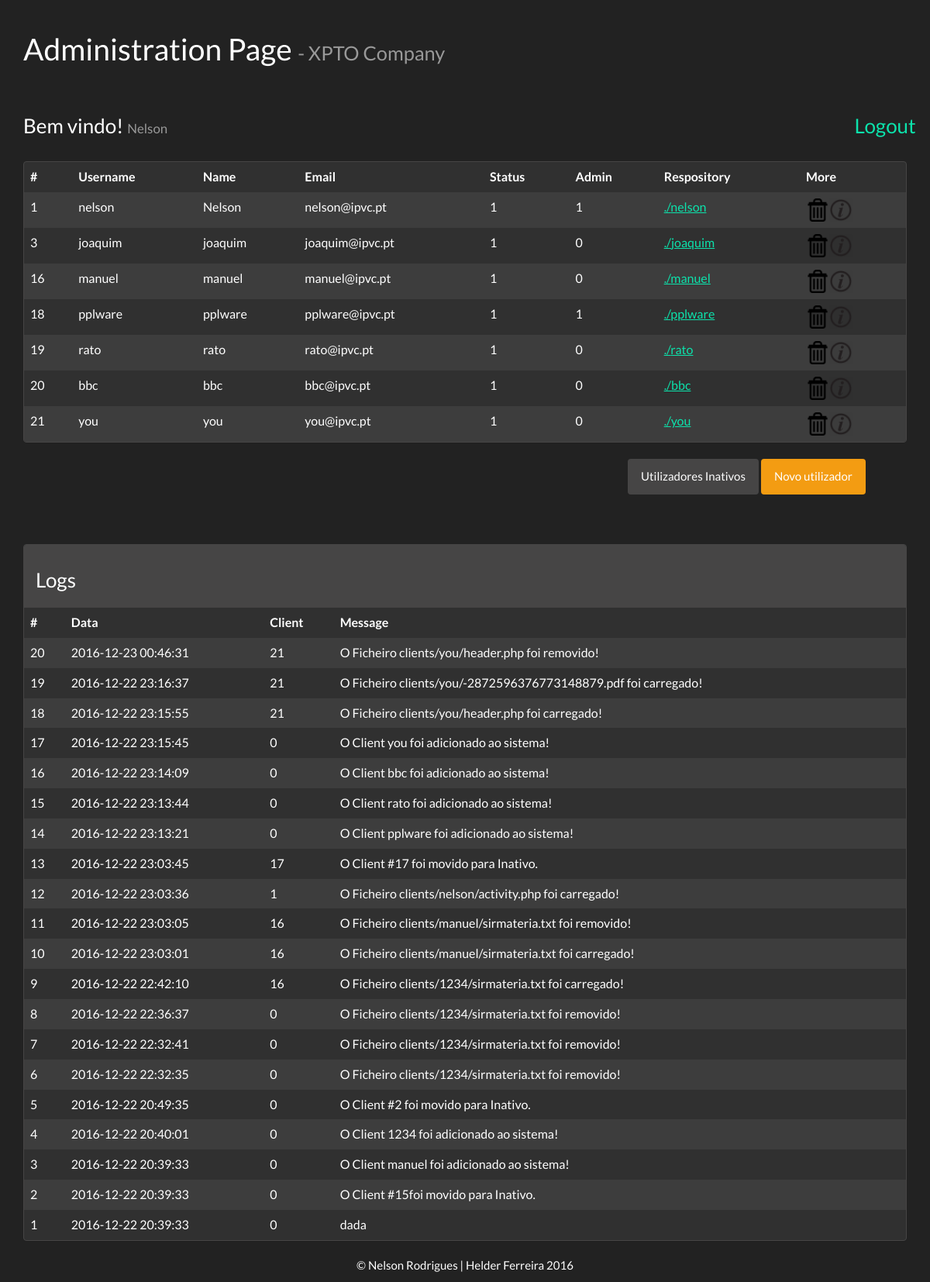
/code/ahome.php (signed in), run on an earlier commit of the app's database.
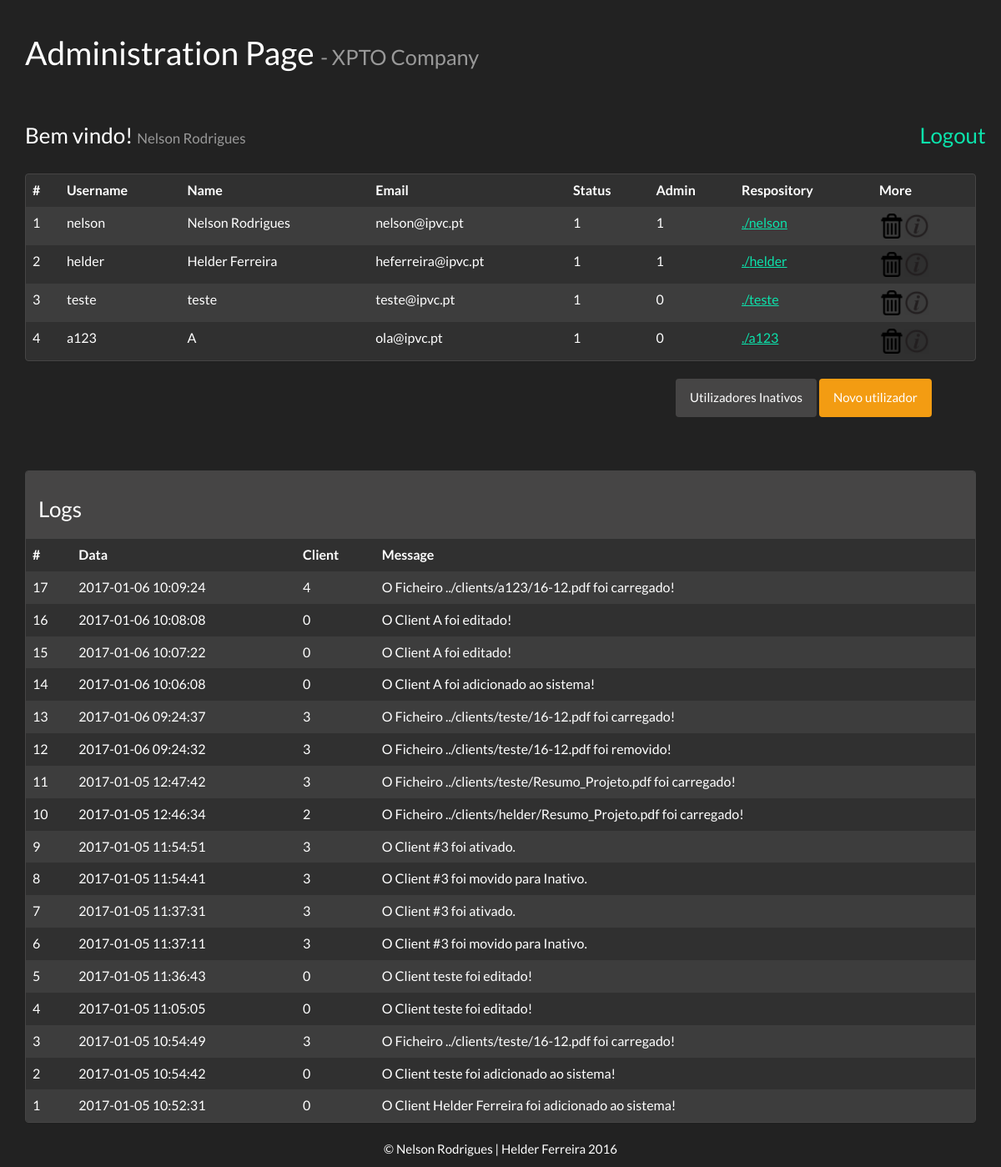
And on a later commit of the database.
### tables this page shows
CREATE TABLE IF NOT EXISTS `users` (
  `id_user` int(11) NOT NULL AUTO_INCREMENT,
  `name` varchar(50) NOT NULL,
  `username` varchar(50) NOT NULL,
  `password` varchar(50) NOT NULL,
  `email` varchar(100) NOT NULL,
  `isadmin` tinyint(1) NOT NULL,
  `status` tinyint(1) NOT NULL,
  PRIMARY KEY (`id_user`)
);

CREATE TABLE IF NOT EXISTS `activiry` (
  `id_activity` int(11) NOT NULL AUTO_INCREMENT,
  `comment` varchar(400) NOT NULL,
  `date` timestamp NOT NULL DEFAULT CURRENT_TIMESTAMP ON UPDATE CURRENT_TIMESTAMP,
  `id_client` int(11) NOT NULL,
  PRIMARY KEY (`id_activity`)
);

### code/ahome.php (the view, shortened to what this page needs)
<html>
    <?php include 'header.php'; ?>
    <body>
        <div class="container">
            <div class="page-header">
              <h1>Administration Page <small> - XPTO Company</small> </h1>
            </div>
            <div class="row">
                <div class="col-md-11">
                    <h3>Bem vindo! <small><?php echo $_SESSION['name'];?></small></h3>
                </div>
                <div class="col-md-1">
                    <h3><a href="logout.php">Logout</a></h3>
                </div>
            </div>
            <br>
            <div class="panel panel-default">
                <table class="table table-hover table-striped">
                    <thead>
                      <tr>
                        <th>#</th>
                        <th>Username</th>
                        <th>Name</th>
                        <th>Email</th>
                        <th>Status</th>
                        <th>Admin</th>
                        <th>Respository</th>
                        <th>More</th>
                      </tr>
                    </thead>
                    <tbody>
                        <?php
                            include_once 'connection.php';
                            $q = "select * from users";
                            $result = $conn->query($q);
                            if ($result->num_rows > 0) {
                                while($row = $result->fetch_assoc()) {
                                    if($row['status'] == 1){
                                        echo "<tr>";
                                        echo "<td>".$row["id_user"]."</td>";
                                        echo "<td>".$row["username"]."</td>";
                                        echo "<td>".$row["name"]."</td>";
                                        echo "<td>".$row["email"]."</td>";
                                        echo "<td>".$row["status"]."</td>";
                                        echo "<td>".$row["isadmin"]."</td>";
                                        echo '<td><a href="repository.php?id='.$row["id_user"].'">./'.$row["username"].'</a</td>';
                                        echo '<td><a href="delete.php?id='.$row["id_user"].'"><img src="images/delete.png"style="width:30px;height:30px;"></a><a href="edit.php?id='.$row["id_user"].'"><img src="images/activity.png" style="width:30px;height:30px;"></a></td>';
                                        echo "</tr>";
                                    }
                                }
                            } else {
                                echo "0 results";
                            }
                        ?>
                    </tbody>
                </table>
            </div>
            <div class="row">
                <div class="col-md-8"></div>
                <div class="col-md-4">
                    <a href="inactiveusers.php"><button type="button" class="btn btn-default">Utilizadores Inativos</button></a>
                    <a href="registar.php"><button type="button" class="btn btn-warning">Novo utilizador</button></a>
                </div>
            </div>
            <div class="col-md-4 col-sm-offset-8">
            </div>
            <br><br><br>
            <div class="panel panel-default">
                <div class="panel-heading">
                    <h3>Logs</h3>
                </div>
                <?php
                    include_once ("logs.php");
                ?>
            </div>
        </div>
        <?php include 'footer.php'; ?>
    </body>
</html>

### code/logs.php (shortened to what this page needs)
<?php
    if(isset($_GET['id'])) {
        $id = $_GET['id'];
        $q = "SELECT * FROM activiry WHERE id_client=$id ORDER BY id_activity DESC";
    } else {
        $q = "SELECT * FROM activiry ORDER BY id_activity DESC";
    }
?>
<table class="table table-hover table-striped">
    <thead>
    <tr>
        <th>#</th>
        <th>Data</th>
        <th>Client</th>
        <th>Message</th>
    </tr>
    </thead>
    <tbody>
    <?php
    include_once 'connection.php';
    $result = $conn->query($q);
    if ($result->num_rows > 0) {
        while($row = $result->fetch_assoc()) {
            echo "<tr>";
            echo "<td>".$row["id_activity"]."</td>";
            echo "<td>".$row["date"]."</td>";
            echo "<td>".$row["id_client"]."</td>";
            echo "<td>".$row["comment"]."</td>";
            echo "</tr>";
        }
    }
    ?>
    </tbody>
</table>

What changed in the data, as far as the page shows it:
removed users: id_user "16", username "manuel", name "manuel", email "manuel@ipvc.pt", status "1", isadmin "0"
removed users: id_user "18", username "pplware", name "pplware", email "pplware@ipvc.pt", status "1", isadmin "1"
removed users: id_user "19", username "rato", name "rato", email "rato@ipvc.pt", status "1", isadmin "0"
removed users: id_user "20", username "bbc", name "bbc", email "bbc@ipvc.pt", status "1", isadmin "0"
removed users: id_user "21", username "you", name "you", email "you@ipvc.pt", status "1", isadmin "0"
removed activiry: id_activity "20", date "2016-12-23 00:46:31", id_client "21", comment "O Ficheiro clients/you/header.php foi removido!"
removed activiry: id_activity "19", date "2016-12-22 23:16:37", id_client "21", comment "O Ficheiro clients/you/-2872596376773148879.pdf foi carregado!"
removed activiry: id_activity "18", date "2016-12-22 23:15:55", id_client "21", comment "O Ficheiro clients/you/header.php foi carregado!"
changed users "nelson": name "Nelson" → "Nelson Rodrigues"
now on this page (row edited): users: id_user "2", username "helder", name "Helder Ferreira", email "heferreira@ipvc.pt", status "1", isadmin "1"
changed users id 3: username "joaquim" → "teste"; name "joaquim" → "teste"; email "joaquim@ipvc.pt" → "teste@ipvc.pt"
added users: id_user "4", username "a123", name "A", email "ola@ipvc.pt", status "1", isadmin "0"
changed activiry id 17: date "2016-12-22 23:15:45" → "2017-01-06 10:09:24"; id_client "0" → "4"; comment "O Client you foi adicionado ao sistema!" → "O Ficheiro ../clients/a123/16-12.pdf foi carregado!"
changed activiry id 16: date "2016-12-22 23:14:09" → "2017-01-06 10:08:08"; comment "O Client bbc foi adicionado ao sistema!" → "O Client A foi editado!"
changed activiry id 15: date "2016-12-22 23:13:44" → "2017-01-06 10:07:22"; comment "O Client rato foi adicionado ao sistema!" → "O Client A foi editado!"
changed activiry id 14: date "2016-12-22 23:13:21" → "2017-01-06 10:06:08"; comment "O Client pplware foi adicionado ao sistema!" → "O Client A foi adicionado ao sistema!"
changed activiry id 13: date "2016-12-22 23:03:45" → "2017-01-06 09:24:37"; id_client "17" → "3"; comment "O Client #17 foi movido para Inativo." → "O Ficheiro ../clients/teste/16-12.pdf foi carregado!"
changed activiry id 12: date "2016-12-22 23:03:36" → "2017-01-06 09:24:32"; id_client "1" → "3"; comment "O Ficheiro clients/nelson/activity.php foi carregado!" → "O Ficheiro ../clients/teste/16-12.pdf foi removido!"
changed activiry id 11: date "2016-12-22 23:03:05" → "2017-01-05 12:47:42"; id_client "16" → "3"; comment "O Ficheiro clients/manuel/sirmateria.txt foi removido!" → "O Ficheiro ../clients/teste/Resumo_Projeto.pdf foi carregado!"
changed activiry id 10: date "2016-12-22 23:03:01" → "2017-01-05 12:46:34"; id_client "16" → "2"; comment "O Ficheiro clients/manuel/sirmateria.txt foi carregado!" → "O Ficheiro ../clients/helder/Resumo_Projeto.pdf foi carregado!"
changed activiry id 9: date "2016-12-22 22:42:10" → "2017-01-05 11:54:51"; id_client "16" → "3"; comment "O Ficheiro clients/1234/sirmateria.txt foi carregado!" → "O Client #3 foi ativado."
changed activiry id 8: date "2016-12-22 22:36:37" → "2017-01-05 11:54:41"; id_client "0" → "3"; comment "O Ficheiro clients/1234/sirmateria.txt foi removido!" → "O Client #3 foi movido para Inativo."
changed activiry id 7: date "2016-12-22 22:32:41" → "2017-01-05 11:37:31"; id_client "0" → "3"; comment "O Ficheiro clients/1234/sirmateria.txt foi removido!" → "O Client #3 foi ativado."
changed activiry id 6: date "2016-12-22 22:32:35" → "2017-01-05 11:37:11"; id_client "0" → "3"; comment "O Ficheiro clients/1234/sirmateria.txt foi removido!" → "O Client #3 foi movido para Inativo."
changed activiry id 5: date "2016-12-22 20:49:35" → "2017-01-05 11:36:43"; comment "O Client #2 foi movido para Inativo." → "O Client teste foi editado!"
changed activiry id 4: date "2016-12-22 20:40:01" → "2017-01-05 11:05:05"; comment "O Client 1234 foi adicionado ao sistema!" → "O Client teste foi editado!"
changed activiry id 3: date "2016-12-22 20:39:33" → "2017-01-05 10:54:49"; id_client "0" → "3"; comment "O Client manuel foi adicionado ao sistema!" → "O Ficheiro ../clients/teste/16-12.pdf foi carregado!"
changed activiry id 2: date "2016-12-22 20:39:33" → "2017-01-05 10:54:42"; comment "O Client #15foi movido para Inativo." → "O Client teste foi adicionado ao sistema!"
changed activiry id 1: date "2016-12-22 20:39:33" → "2017-01-05 10:52:31"; comment "dada" → "O Client Helder Ferreira foi adicionado ao sistema!"
Also different on the page:
$_SESSION['name']: "Nelson" → "Nelson Rodrigues"
